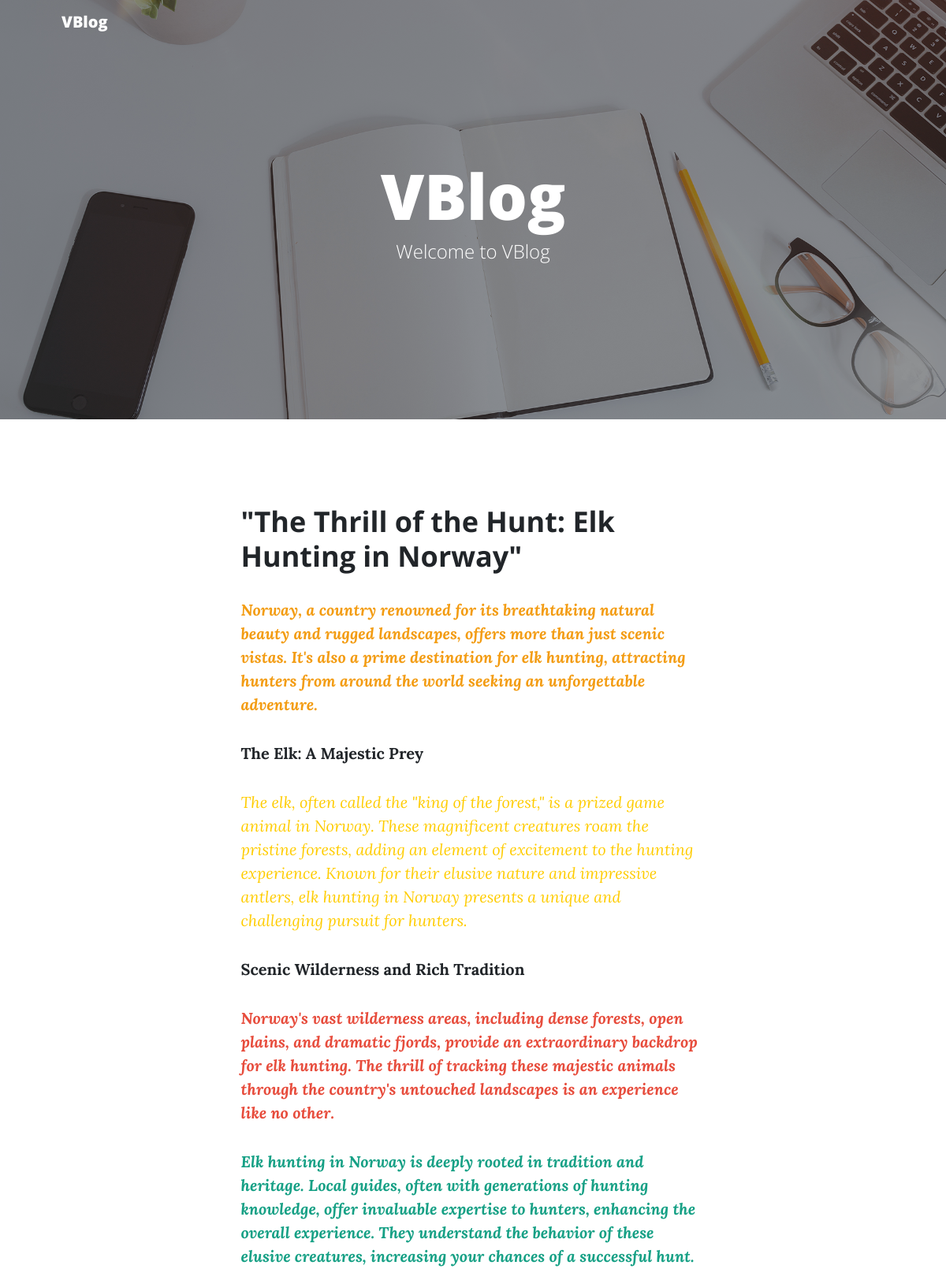
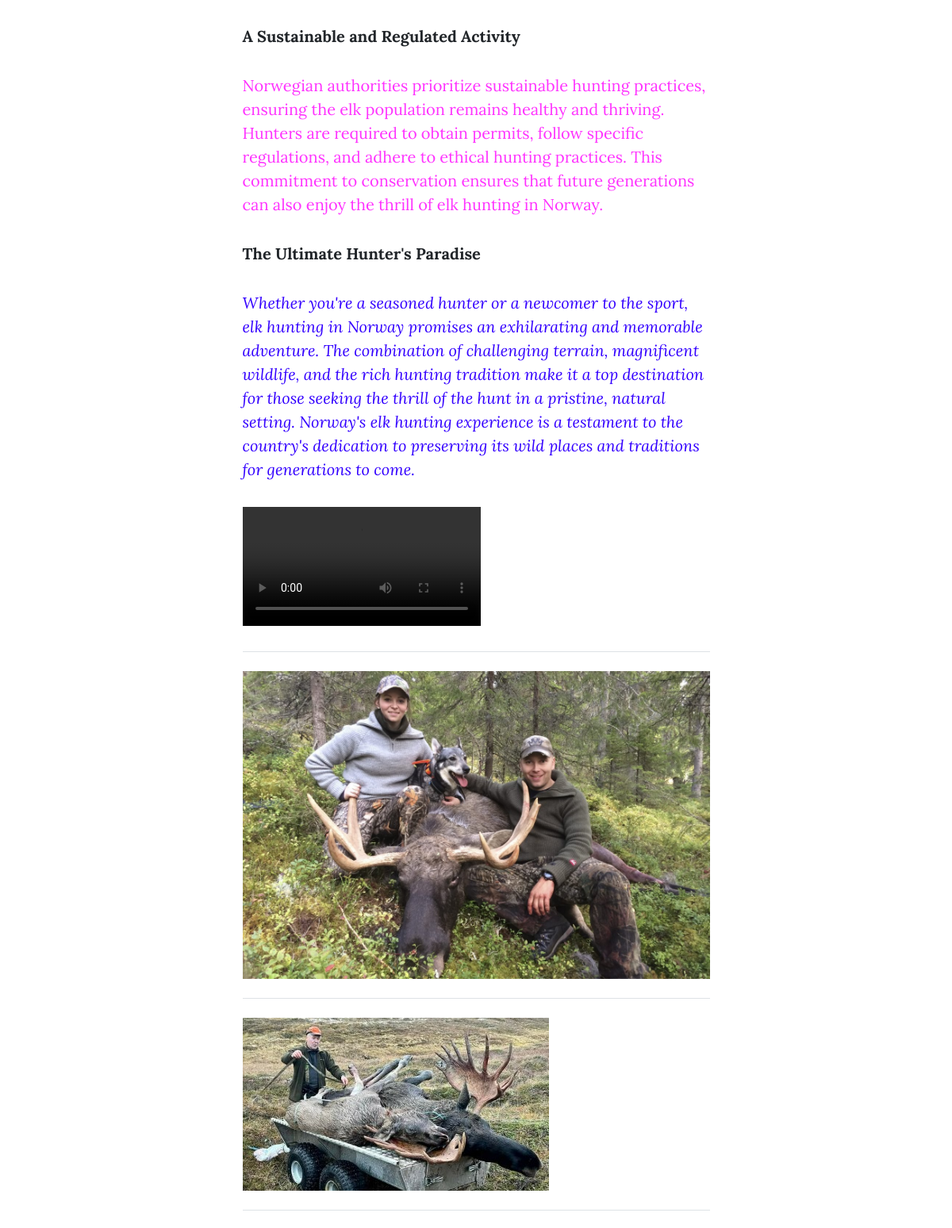
/details/5/ (upper part), run on the app's committed database (2 pictures, top to bottom).
### main_app/models.py (models this page shows, shortened)
class Post(models.Model):
    STATUS_CHOICES = (
        (0, 'Draft'),
        (1, 'Publish'),
    )
    title = models.CharField(max_length=200)
    author = models.CharField(max_length=100)
    updated_on = models.DateTimeField(auto_now=True)
    content = models.TextField()
    created_on = models.DateTimeField(auto_now_add=True)
    video = models.FileField(
        upload_to='videos/',
        null=True,
        blank=True,
        validators=[
            FileExtensionValidator(allowed_extensions=['mp4', 'avi', 'mov', 'mkv']),
            validate_video_size,
        ]
    )
    status = models.IntegerField(choices=STATUS_CHOICES, default=0)

class Image(models.Model):
    post = models.ForeignKey(Post, on_delete=models.CASCADE)
    image = models.ImageField(upload_to='images/')

### main_app/views.py (the view)
# urls.py: path('details/<int:pk>/', details, name='details'),    # Add other URL patterns if needed
def details(request, pk):
    post = get_object_or_404(Post, pk=pk)
    return render(request, 'details.html', {'post': post})

### templates/details.html (shortened to what this page needs)
{% extends 'base.html' %}
{% load static %}
{% block content %}
    <article class="mb-4">
        <div class="container px-4 px-lg-5">
            <div class="row gx-4 gx-lg-5 justify-content-center">
                <div class="col-md-10 col-lg-8 col-xl-7">
                    <h2 class="section-heading">{{ post.title }}</h2>
                    {{ post.content|safe }}
                    {% if post.video %}
                        <div class="embed-responsive embed-responsive-21by9">
                            <video class="embed-responsive-item img-fluid" controls>
                                <source src="{{ post.video.url }}" type="video/mp4">
                            </video>
                        </div>
                    {% endif %}
                    <hr class="my-4"/>
                    {% for image in post.image_set.all %}
                        <a href="#!"><img class="img-fluid" src="{{ image.image.url }}" alt="..."/></a>
                        <hr class="my-4"/>
                    {% endfor %}
                </div>
            </div>
        </div>
    </article>
{% endblock %}

### data on the page
Post: title "\"The Thrill of the Hunt: Elk Hunting in Norway\"", content "Norway, a country renowned for its breathtaking natural beauty and rugged landscapes, offers more than just scenic vistas. It's also a prime destination for elk hunting, attracting hunters from around the world seeking an unforgettable adventure. The Elk: A Majestic Prey The elk, often called the \"king of the forest,\" is a prized game animal in Norway. These magnificent creatures roam the pristine forests, adding an element of excitement to the hunting experience. Known for their elusive nature and impressive antlers, elk hunting in Norway presents a unique and challenging pursuit for hunters. Scenic Wilderness and Rich Tradition Norway's vast wilderness areas, including dense forests, open…"
Image: image (picture)
Image: image (picture)
